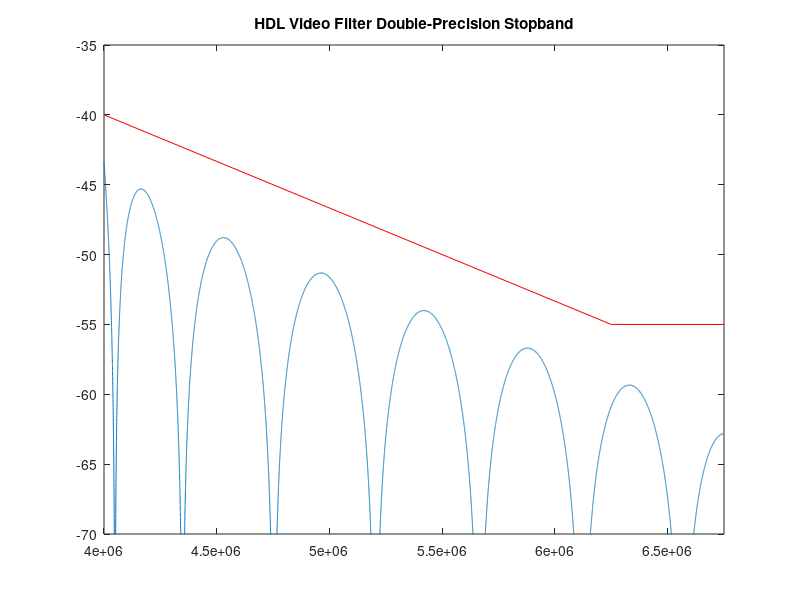

Reproduce this figure in MATLAB. (Note: this script raises an error after producing the figure.)
%% HDL Video Filter
% This demonstration illustrates how to generate HDL code for an ITU-R
% BT.601 luma filter with 8-bit input data and 10-bit output data.  This
% filter is a low-pass filter with a -3 dB point of 3.2 MHz with a 13.5
% MHz sampling frequency and a specified range for both passband ripple
% and stopband attenuation shown in the ITU specification.  The filter
% coefficients were designed using the Filter Design Toolbox. This
% example focuses on quantization effects and generating HDL code for
% the filter.

% Copyright 2004 The MathWorks, Inc. 
% $Revision: 1.1.6.1 $  $Date: 2004/04/08 20:51:31 $

%% Set up the coefficients
% Assign the previously designed filter coefficients to variable b. This
% is a halfband filter and, therefore, every other coefficient is zero
% with the exception of the coefficient at the filter midpoint, which is
% exactly one-half. 
%
% Check that double-precision filter design meets the ITU-R BT.601
% template for passband ripple and stopband attenuation using freqz and
% plot the passband. The red lines show the allowed variation in the
% specification.


b = [0.00303332064210658,  0,...
    -0.00807786494715095,  0,...
     0.0157597395206364,   0,...
    -0.028508691397868,    0,...
     0.0504985344927114,   0,...
    -0.0977926818362618,   0,...
     0.315448742029959,...
     0.5,...
     0.315448742029959,    0,...
    -0.0977926818362618,   0,...
     0.0504985344927114,   0,...
    -0.028508691397868,    0,...
     0.0157597395206364,   0,...
    -0.00807786494715095,  0,...
     0.00303332064210658];

f = 0:100:2.75e6;
H = freqz(b,1,f,13.5e6);
plot(f,20*log10(abs(H)));
title('HDL Video Filter Double-Precision Passband');
axis([0 2.75e6 -.8 .8]);
passbandrange = {[2.75e6;  1e6;   0;  1e6; 2.75e6],...
                 [  -0.5; -0.5;   0;  0.5;    0.5]};
line(passbandrange{:}, 'Color', 'red');


%% Plot the stopband
% The red line shows a "not to exceed" limit on the stopband.

f = 4e6:100:6.75e6;
H = freqz(b,1,f,13.5e6);
plot(f,20*log10(abs(H)));
title('HDL Video Filter Double-Precision Stopband');
axis([4e6 6.75e6 -70 -35]);
stopbandrange = {[4e6;   6.25e6;  6.75e6],...
                 [-40;      -55;     -55]};
line(stopbandrange{:}, 'Color', 'red');

%% Create the quantized filter
% Create a quantized version of the filter and see what quantizer
% settings are needed.  Experiment with the coefficient word length to
% get the desired response for 8-bit input data and 10-bit output data.

Hd = dfilt.dffir(b);
Hd.Arithmetic = 'fixed';
Hd.CastBeforeSum = false;
Hd.InputWordLength = 8;
Hd.InputFracLength = 7;
Hd.OutputWordLength = 10;
Hd.OutputMode = 'SpecifyPrecision';
Hd.OutputFracLength = 9;
Hd.AccumWordLength = 24;
%Try 10-bit coefficients
Hd.CoeffWordLength = 10;

%% Plot the quantized filter response
% Now examine the passband and stopband response of the quantized filter
% relative to the specification.  Plot and check the quantized passband
% first.
%
% The quantized design meets the passband specifications except at DC,
% where it misses the specification by about 0.035 dB.

f = 0:100:2.75e6;
H = freqz(Hd.Numerator,1,f,13.5e6);
plot(f,20*log10(abs(H)));
title('HDL Video Filter Quantized Passband');
axis([0 2.75e6 -.8 .8]);
line(passbandrange{:}, 'Color', 'red');

%% Plot the quantized stopband
% The red lines again show a "not to exceed" limit on the stopband.
%
% The stopband limit is violated, which indicates a problem with the
% quantization settings.

f = 4e6:100:6.75e6;
H = freqz(Hd.Numerator,1,f,13.5e6);
plot(f,20*log10(abs(H)));
title('HDL Video Filter Quantized Stopband');
axis([4e6 6.75e6 -70 -35]);
line(stopbandrange{:}, 'Color', 'red');

%% Change the coefficient quantizer settings
% Adding more bits to the coefficient word length enables the filter to
% meet the specification.  Increment the word length by one and replot
% the stopband.
%
% This just misses the specification at the end of the stopband.  This
% small deviation from the specification might be acceptable if you know
% that some other part of your system applies a lowpass filter to this
% signal.

Hd.CoeffWordLength = 11;
f = 4e6:100:6.75e6;
H = freqz(Hd.Numerator,1,f,13.5e6);
plot(f,20*log10(abs(H)));
title('HDL Video Filter Quantized Stopband');
axis([4e6 6.75e6 -70 -35]);
line(stopbandrange{:}, 'Color', 'red');

%% Set the final coefficient quantizer word length
% Add one more bit to the coefficient quantizer word length and replot
% the stopband.  This should meet the specification.

Hd.CoeffWordLength = 12;
f = 4e6:100:6.75e6;
H = freqz(Hd.Numerator,1,f,13.5e6);
plot(f,20*log10(abs(H)));
title('HDL Video Filter Final Quantized Stopband');
axis([4e6 6.75e6 -70 -35]);
line(stopbandrange{:}, 'Color', 'red');

%% Perform a final check on the passband response
% Recheck the passband to be sure the changes have improved the problems
% in the response near DC. The response now passes the specification.

f = 0:100:2.75e6;
H = freqz(Hd.Numerator,1,f,13.5e6);
plot(f,20*log10(abs(H)));
title('HDL Video Filter Final Quantized Passband');
axis([0 2.75e6 -.8 .8]);
line(passbandrange{:}, 'Color', 'red');

%% Generate HDL code from the quantized filter
% Starting from the correctly quantized filter, generate VHDL or Verilog
% code.  You also have the option of generating a VHDL, Verilog, or
% ModelSim .do file test bench to verify that the HDL design matches the
% MATLAB filter.
%
% Create a temporary work directory.  After generating the HDL
% (selecting VHDL in this case), open the generated VHDL file in the
% editor.  
%
% To generate Verilog instead, change the value of the property
% 'TargetLanguage', from 'VHDL' to 'Verilog'.
%
% The warnings indicate that by selecting another filter structure, such
% as symmetric FIR, or by setting 'OptimizeForHDL' to 'on' the resulting
% HDL code might produce smaller area or run at a higher clock rate.

workingdir = tempname;
generatehdl(Hd,'Name', 'hdlvideofilt', 'TargetLanguage', 'VHDL',...
            'TargetDirectory', workingdir);
edit(fullfile(workingdir, 'hdlvideofilt.vhd'));

%% Generate HDL test bench from the quantized filter
% Generate a VHDL test bench to make sure that it matches the response
% in MATLAB exactly.  Select the default input stimulus, which for FIR
% is impulse, step, ramp, chirp, and noise inputs. After generating the
% test bench code, open the test bench file in the editor.
%
% To generate a Verilog test bench instead, change the second argument
% from 'VHDL' to 'Verilog'.

generatetb(Hd, 'VHDL', 'TestBenchName', 'hdlvideofilt_tb',...
           'TargetDirectory', workingdir);
edit(fullfile(workingdir, 'hdlvideofilt_tb.vhd'));

%% Plot the test bench stimulus
% Plot the default test bench stimulus used by generatetb, using the
% generatetbstimulus function. With no output variable, the function
% plots the stimulus.

generatetbstimulus(Hd);

%% Conclusion
% You designed a double precision filter to meet the ITU-R BT.601 luma
% filter specification and then created a quantized filter that also met
% the specification. You generated VHDL code and a VHDL test bench that
% functionally verified the filter.
%
% You can use a VHDL simulator, such as ModelSim, to verify these
% results.  You can also experiment with Verilog.  You can use many
% optimizations to get smaller and faster HDL results by removing the
% constraint that the generated HDL be exactly true to MATLAB. When you
% use these optimizations, the HDL test bench can check the filter
% response to be within a specified error margin of the MATLAB response.
